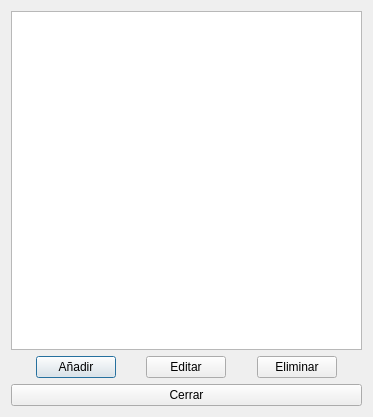
<?xml version="1.0" encoding="UTF-8"?>
<ui version="4.0">
 <class>frm_vehicle_documents</class>
 <widget class="QDialog" name="frm_vehicle_documents">
  <property name="geometry">
   <rect>
    <x>0</x>
    <y>0</y>
    <width>373</width>
    <height>417</height>
   </rect>
  </property>
  <property name="windowTitle">
   <string>Dialog</string>
  </property>
  <layout class="QGridLayout" name="gridLayout">
   <item row="0" column="0">
    <widget class="QTableView" name="tvw_vehicle_documents"/>
   </item>
   <item row="1" column="0">
    <layout class="QHBoxLayout" name="horizontalLayout">
     <item>
      <spacer name="horizontalSpacer_3">
       <property name="orientation">
        <enum>Qt::Orientation::Horizontal</enum>
       </property>
       <property name="sizeHint" stdset="0">
        <size>
         <width>40</width>
         <height>20</height>
        </size>
       </property>
      </spacer>
     </item>
     <item>
      <widget class="QPushButton" name="btn_add">
       <property name="text">
        <string>Añadir</string>
       </property>
      </widget>
     </item>
     <item>
      <spacer name="horizontalSpacer">
       <property name="orientation">
        <enum>Qt::Orientation::Horizontal</enum>
       </property>
       <property name="sizeHint" stdset="0">
        <size>
         <width>40</width>
         <height>20</height>
        </size>
       </property>
      </spacer>
     </item>
     <item>
      <widget class="QPushButton" name="btn_edit">
       <property name="text">
        <string>Editar</string>
       </property>
      </widget>
     </item>
     <item>
      <spacer name="horizontalSpacer_2">
       <property name="orientation">
        <enum>Qt::Orientation::Horizontal</enum>
       </property>
       <property name="sizeHint" stdset="0">
        <size>
         <width>40</width>
         <height>20</height>
        </size>
       </property>
      </spacer>
     </item>
     <item>
      <widget class="QPushButton" name="btn_delete">
       <property name="text">
        <string>Eliminar</string>
       </property>
      </widget>
     </item>
     <item>
      <spacer name="horizontalSpacer_4">
       <property name="orientation">
        <enum>Qt::Orientation::Horizontal</enum>
       </property>
       <property name="sizeHint" stdset="0">
        <size>
         <width>40</width>
         <height>20</height>
        </size>
       </property>
      </spacer>
     </item>
    </layout>
   </item>
   <item row="2" column="0">
    <widget class="QPushButton" name="btn_close">
     <property name="text">
      <string>Cerrar</string>
     </property>
    </widget>
   </item>
  </layout>
 </widget>
 <resources/>
 <connections/>
</ui>
